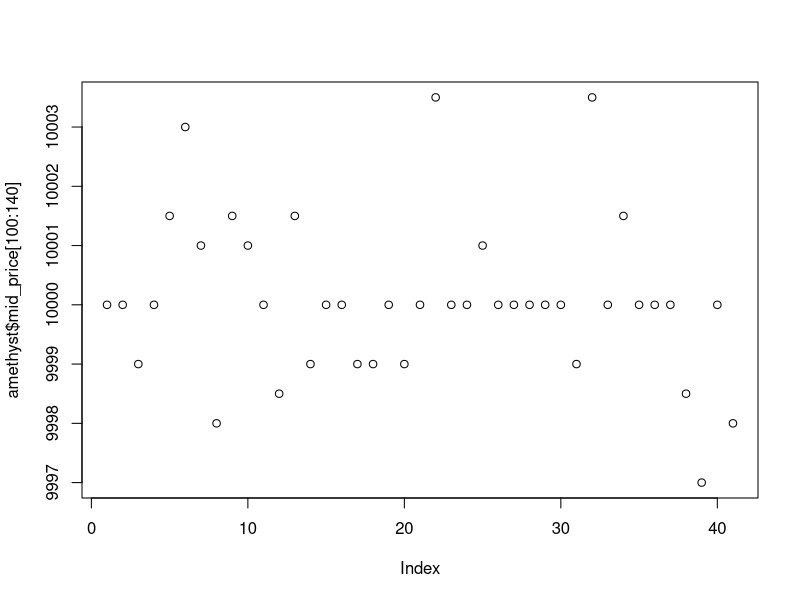
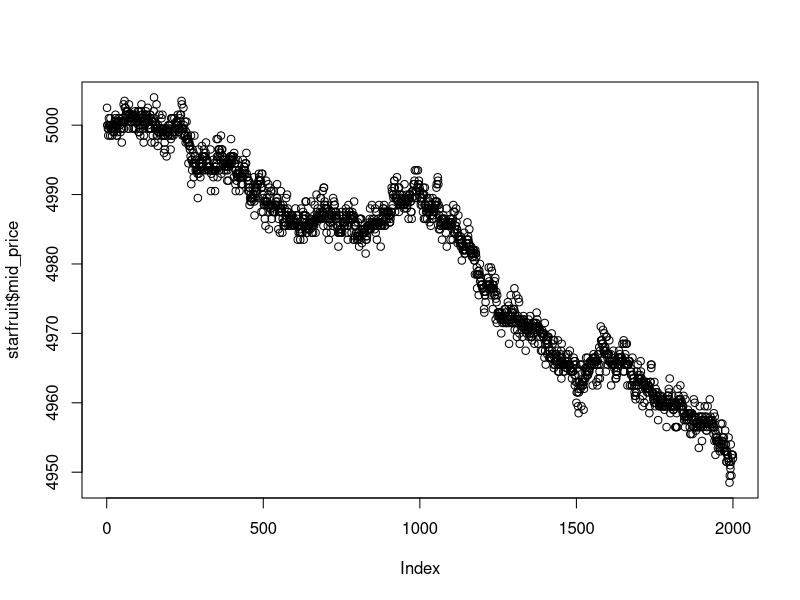

The R script that drew these images, in order:
data = read.csv("traderTemplate.csv", header = TRUE, sep=";")
amethyst = data[data$product == "AMETHYSTS",]
starfruit = data[data$product == "STARFRUIT",]

#plot(amethyst[amethyst$day == -2,]$bid_price_1)
#plot(starfruit[starfruit$day == -2,]$bid_price_1)

plot(amethyst$mid_price[100:140])
plot(starfruit$mid_price)
mean(amethyst$mid_price)
mean(starfruit$mid_price)
